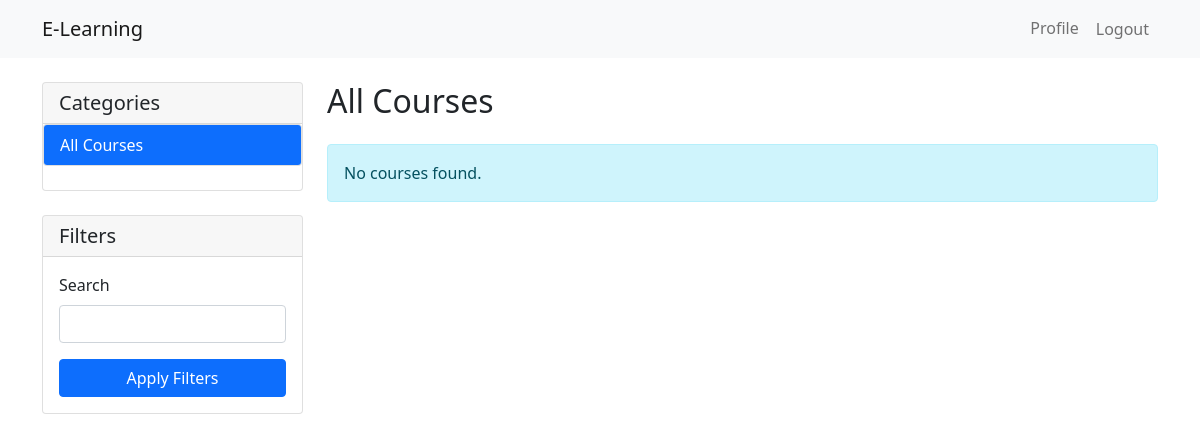
Page / (signed in) on the earlier database version.
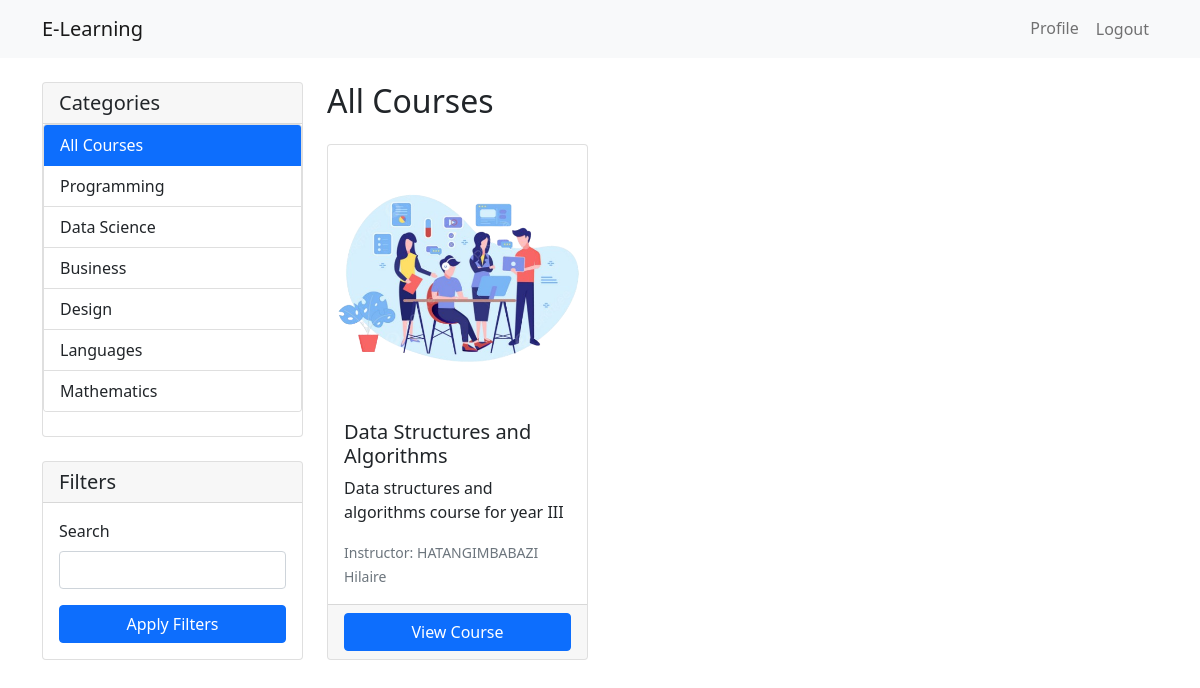
Same page on the later database version.
### courses/models.py (models this page shows, shortened)
class Category(models.Model):
    name = models.CharField(max_length=100)
    description = models.TextField(blank=True)
    class Meta:
        verbose_name_plural = "Categories"

class Course(models.Model):
    title = models.CharField(max_length=200)
    description = models.TextField()
    instructor = models.ForeignKey(
        settings.AUTH_USER_MODEL,
        on_delete=models.CASCADE,
        related_name='courses'
    )
    category = models.ForeignKey(
        Category,
        on_delete=models.SET_NULL,
        null=True,
        related_name='courses'
    )
    image = models.ImageField(upload_to='course_images/', null=True, blank=True)
    created_at = models.DateTimeField(auto_now_add=True)
    updated_at = models.DateTimeField(auto_now=True)
    enrolled_students = models.ManyToManyField(settings.AUTH_USER_MODEL, related_name='enrolled_courses', blank=True)

### users/models.py (models this page shows, shortened)
class CustomUser(AbstractUser):
    ROLE_CHOICES = [
        ('student', 'Student'),
        ('instructor', 'Instructor'),
    ]
    role = models.CharField(max_length=10, choices=ROLE_CHOICES, default='student')
    is_instructor = models.BooleanField(default=False)
    is_student = models.BooleanField(default=True)

### courses/views.py (the view)
# urls.py: path('', views.course_list, name='list'),
@login_required
def course_list(request):
    search_query = request.GET.get('search', '')
    category_id = request.GET.get('category')
    courses = Course.objects.all()
    if search_query:
        courses = courses.filter(title__icontains=search_query)
    if category_id:
        courses = courses.filter(category_id=category_id)
    categories = Category.objects.all()
    context = {
        'courses': courses,
        'categories': categories,
        'selected_category': None,
    }
    return render(request, 'courses/course_list.html', context)

### templates/courses/course_list.html (shortened to what this page needs)
{% extends "base.html" %}
{% block content %}
<div class="container mt-4">
    <div class="row">
        <div class="col-md-3">
            <div class="card mb-4">
                <div class="card-header">
                    <h5 class="mb-0">Categories</h5>
                </div>
                <div class="card mb-4">
                    <div class="list-group list-group-flush">
                        <a href="{% url 'home' %}"
                           class="list-group-item list-group-item-action {% if not selected_category %}active{% endif %}">
                            All Courses
                        </a>
                        {% for category in categories %}
                            <a href="{% url 'courses:category' category.id %}"
                               class="list-group-item list-group-item-action {% if selected_category == category %}active{% endif %}">
                                {{ category.name }}
                            </a>
                        {% endfor %}
                    </div>
                </div>
            </div>
            <div class="card">
                <div class="card-header">
                    <h5 class="mb-0">Filters</h5>
                </div>
                <div class="card-body">
                    <form method="get">
                        <div class="mb-3">
                            <label for="search" class="form-label">Search</label>
                            <input type="text" class="form-control" id="search" name="search"
                                   value="{{ request.GET.search|default:'' }}">
                        </div>
                        <button type="submit" class="btn btn-primary w-100">Apply Filters</button>
                    </form>
                </div>
            </div>
        </div>
        <div class="col-md-9">
            <div class="d-flex justify-content-between align-items-center mb-4">
                <h2 class="mb-0">
                    {% if selected_category %}
                        {{ selected_category.name }}
                    {% else %}
                        All Courses
                    {% endif %}
                </h2>
            </div>
            {% if courses %}
                <div class="row row-cols-1 row-cols-md-2 row-cols-lg-3 g-4">
                    {% for course in courses %}
                        <div class="col">
                            <div class="card h-100">
                                {% if course.image %}
                                    <img src="{{ course.image.url }}" class="card-img-top" alt="{{ course.title }}">
                                {% endif %}
                                <div class="card-body">
                                    <h5 class="card-title">{{ course.title }}</h5>
                                    <p class="card-text">{{ course.description|truncatewords:20 }}</p>
                                    <p class="card-text">
                                        <small class="text-muted">
                                            Instructor: {{ course.instructor.get_full_name|default:course.instructor.username }}
                                        </small>
                                    </p>
                                </div>
                                <div class="card-footer">
                                    <a href="{% url 'courses:detail' course.id %}" class="btn btn-primary w-100">
                                        View Course
                                    </a>
                                </div>
                            </div>
                        </div>
                    {% endfor %}
                </div>
            {% else %}
                <div class="alert alert-info">
                    No courses found. {% if user.role == 'instructor' %}Why not <a href="{% url 'courses:create' %}">create one</a>?{% endif %}
                </div>
            {% endif %}
        </div>
    </div>
</div>
{% endblock %}

### templates/base.html (shortened to what this page needs)
<!DOCTYPE html>
<html lang="en">
<head>
    <link href="https://cdn.jsdelivr.net/npm/bootstrap@5.1.3/dist/css/bootstrap.min.css" rel="stylesheet">
    <link rel="stylesheet" href="https://cdnjs.cloudflare.com/ajax/libs/font-awesome/6.0.0/css/all.min.css">
</head>
<body>
    <nav class="navbar navbar-expand-lg navbar-light bg-light">
        <div class="container">
            <a class="navbar-brand" href="{% url 'home' %}">E-Learning</a>
            <div class="navbar-nav ms-auto">
                {% if user.is_authenticated %}
                    <a class="nav-link" href="{% url 'users:profile' user.id %}">Profile</a>
                    <form method="post" action="{% url 'users:logout' %}" class="d-inline">
                        <button type="submit" class="btn btn-link nav-link">Logout</button>
                    </form>
                {% else %}
                    <a class="nav-link" href="{% url 'users:login' %}">Login</a>
                    <a class="nav-link" href="{% url 'users:register' %}">Register</a>
                {% endif %}
            </div>
        </div>
    </nav>
    <main>
        {% block content %}
        {% endblock %}
    </main>
</body>
</html>

Differences in the rows shown:
added Category: name "Programming"
added Category: name "Data Science"
added Category: name "Business"
added Category: name "Design"
added Category: name "Languages"
added Category: name "Mathematics"
added Course: image (picture), title "Data Structures and Algorithms", description "Data structures and algorithms course for year III", instructor.get_full_name "HATANGIMBABAZI Hilaire"
Other differences:
text no longer shown: "No courses found."
